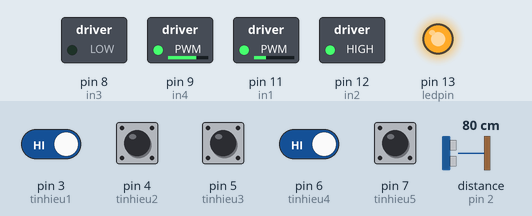
Bench run of a sketch on a simulated Arduino Uno, built with avr-gcc and run on an emulated ATmega328P. Parts: switched loads named in the sketch (green lamp = pin HIGH), output pins drawn as LEDs (lit = HIGH). Wiring (inferred from the names in the program): ultrasonic range finder: trigger pin 10; echo pin 2. The inputs (shaded band) are chosen by the test bench; at power-on: pin 3 (tinhieu1), pin 4 (tinhieu2), pin 5 (tinhieu3), pin 6 (tinhieu4), pin 7 (tinhieu5) HIGH, distance to the obstacle (sensor on pin 2) 80 cm. The echo pulse lasts 58.3 µs per cm; pins used as bus, display or sensor lines are not drawn.

Above: at 1.2 s.
1.3 s: distance to the obstacle (sensor on pin 2) set to 8 cm
2.8 s: distance to the obstacle (sensor on pin 2) set to 5 cm
At 3.3 s:
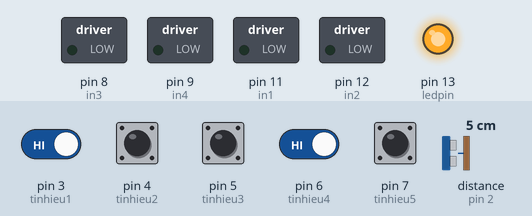
5.8 s: distance to the obstacle (sensor on pin 2) set to 9 cm
At 8.3 s:
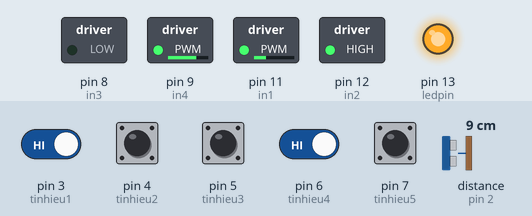
8.8 s: pin 6 (tinhieu4) driven LOW
At 9.1 s:
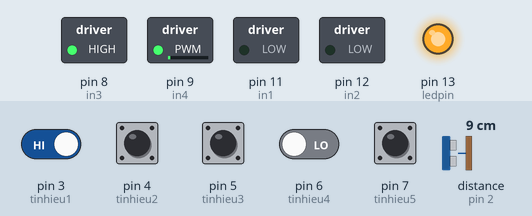
10.3 s: pin 3 (tinhieu1) driven LOW
At 11.4 s:
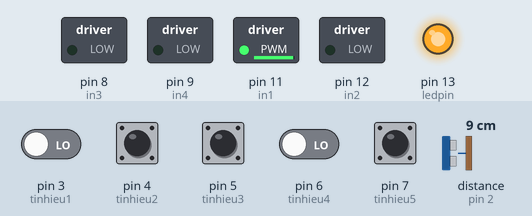
11.8 s: pin 3 (tinhieu1) driven HIGH
At 12.5 s:
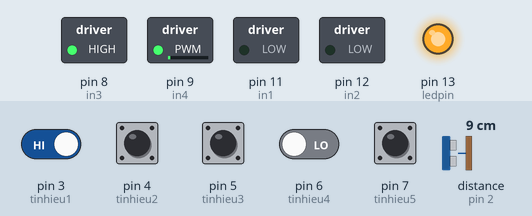
Timing chart, 0 to 14.3 s (numbered marks = the images above; inputs shaded):
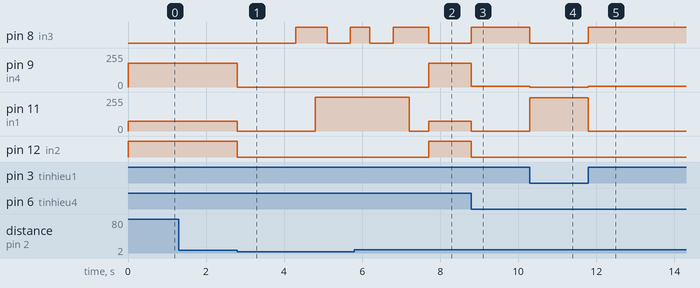

The sketch:

SRobot_Battle02_Version2_Ultra.ino
```cpp
#define ledpin  13  //test led
#define tinhieu1 3  //s1
#define tinhieu2 4  //s2
#define tinhieu3 5  //s3
#define tinhieu4 6  //s4
#define tinhieu5 7  //s5

#define in1 11       //right wheel ~
#define in2 12       //right wheel
#define in3 8      //left wheel
#define in4 9      //left wheel ~

#define trigPin  10   //Trigger pin for ultrasonic
#define echoPin  2  //Echo pin for ultrasonic

/*Commands*/
#define FW    1 //  Forward
#define SL    2 //  Slight Left
#define SR    3 //  Slight Right
#define LEFT  4 //  Left
#define RIGHT 5 //  Right
#define STP   6 //  Stop motors

/*commands for Wall-problem*/

#define W_U         11  //Wall problem U
#define W_L_Right   12  //Wall problem L turn right
#define W_L_Left    13  //Wall problem L turn left


#define MAX_SPEED 255
#define MED_SPEED 180
#define MIN_SPEED 10

#define MAX_T_PROBLEM 3  //Number of T-problems

#define MAX_WALL_PROBLEM 3  //Number of T-problems
#define WALL_DISTANCE   5    // distance to wall in cm

//Global variable
/*Identify action for each T-Problem - turning left or right*/
int t_problem_action[MAX_T_PROBLEM]={LEFT,FW,RIGHT};
int t_problem_speed[MAX_T_PROBLEM]={MAX_SPEED, MAX_SPEED ,MAX_SPEED};

/*Identify action for each Wall-Problem - turning left or right*/
int w_problem_action[MAX_WALL_PROBLEM]={W_U,W_U,W_U};
int w_problem_speed[MAX_WALL_PROBLEM]={MAX_SPEED, MAX_SPEED ,MAX_SPEED};

int problem_count;
int wall_count;
int car_speed;
boolean led_state;
void setup() {
  // put your setup code here, to run once:
  Serial.begin(9600);
  pinMode(tinhieu1, INPUT);
  pinMode(tinhieu2, INPUT);
  pinMode(tinhieu3, INPUT);
  pinMode(tinhieu4, INPUT);
  pinMode(tinhieu5, INPUT);
  pinMode(in1, OUTPUT);
  pinMode(in2, OUTPUT);
  pinMode(in3, OUTPUT);
  pinMode(in4, OUTPUT);
  pinMode(ledpin, OUTPUT);
  pinMode(trigPin, OUTPUT); // Sets the trigPin as an Output
  pinMode(echoPin, INPUT); // Sets the echoPin as an Input
  led_state = true;
  digitalWrite(ledpin,led_state);

  problem_count = 0;
  wall_count = 0;
  car_speed=MAX_SPEED;
  }
void forward()
  {
    digitalWrite(in1,HIGH);
    digitalWrite(in2,LOW);
    digitalWrite(in3,HIGH);
    digitalWrite(in4,LOW);
  }
void forward_v2(int spd)
  {
    analogWrite(in1,spd);
    digitalWrite(in2,LOW);
    digitalWrite(in3,HIGH);
    analogWrite(in4,255-spd);
  }
void backward()
  {
    digitalWrite(in1,LOW);
    digitalWrite(in2,HIGH);
    digitalWrite(in3,LOW);
    digitalWrite(in4,HIGH);
  }

void backward_v2(int spd)
  {
    analogWrite(in1,255-spd);
    digitalWrite(in2,HIGH);
    digitalWrite(in3,LOW);
    analogWrite(in4,spd);
  }
void turn_left(int spd){
    analogWrite(in1,spd);
    digitalWrite(in2,LOW);
    digitalWrite(in3,LOW);
    digitalWrite(in4,LOW);
    }
void turn_right(int spd){
    digitalWrite(in1,LOW);
    digitalWrite(in2,LOW);
    digitalWrite(in3,HIGH);
    analogWrite(in4,255-spd);
    }
void motor_stop(){
    digitalWrite(in1,LOW);
    digitalWrite(in2,LOW);
    digitalWrite(in3,LOW);
    digitalWrite(in4,LOW);
    delay(200);
  }
int distance(){
  // defines variables
  long duration;
  int dist;
  // Clears the trigPin
  digitalWrite(trigPin, LOW);
  delayMicroseconds(2);
  // Sets the trigPin on HIGH state for 10 micro seconds
  digitalWrite(trigPin, HIGH);
  delayMicroseconds(10);
  digitalWrite(trigPin, LOW);
  // Reads the echoPin, returns the sound wave travel time in microseconds
  duration = pulseIn(echoPin, HIGH);
  // Calculating the distance
  dist= duration*0.034/2;
  return dist;
}

void turn_right_90(){
  turn_right(255);
  delay(500);
}
void turn_left_90(){
  turn_left(255);
  delay(600);
}
void turn_wall_u_shape(){
  turn_right_90();
  forward_v2(255);
  delay(300);
  turn_left_90();
  forward_v2(255);
  delay(500);
  turn_left_90();
  forward_v2(255);
  delay(400);
  turn_right_90();
}
void test(){
  //turn_left(100);
  //delay(5000);
  //turn_left(255);
  //delay(1000);

  turn_right(100);
  delay(5000);
  turn_right(255);
  delay(1000);
  forward();
  delay(2000);
  backward();
  delay(2000);
}
  /*
   1, FW:     S3 == LOW
   2, SL:     S2 == LOW && S3 == LOW
   3, SR:     S3 == LOW && S4 == LOW
   4, Left:   S2 == LOW || S1 == LOW
   5, Right:  S4 == LOW || S5 == LOW
   */
int check_sensor(){
    int s1, s2, s3, s4, s5;
    int tmp = 0;
    //Serial.println(distance());
    if(distance() <= WALL_DISTANCE){
      motor_stop();
      delay(500);
      //double check the wall;
      for(int i = 0; i<1000; i++){
        tmp += distance();
      }
      //Serial.print("tmp: ");
      //Serial.println(tmp/1000);
      if (((tmp/1000) > 0) && ((tmp/1000) <= WALL_DISTANCE)){
        tmp=0;
        wall_count++;
        return W_U;//w_problem_action[(wall_count-1) % MAX_WALL_PROBLEM];
      }else{
        return FW;
      }
    }
    s1=digitalRead(tinhieu1);
    s2=digitalRead(tinhieu2);
    s3=digitalRead(tinhieu3);
    s4=digitalRead(tinhieu4);
    s5=digitalRead(tinhieu5);
    //Meet T-Problem - All sensor are LOW
    if(s1 == LOW && s2 == LOW && s3 == LOW && s4 == LOW && s5 == LOW){
      switch(t_problem_action[problem_count%MAX_T_PROBLEM]){  //Check which T-Problem is? Based on problem_count
        case LEFT:
          turn_left(MAX_SPEED);
          car_speed=t_problem_speed[problem_count%MAX_T_PROBLEM];
          delay(250);
          led_state = !led_state;
          digitalWrite(ledpin,led_state);
          problem_count++;
          return FW;
          break;
        case RIGHT:
          turn_right(MAX_SPEED);
          car_speed=t_problem_speed[problem_count%MAX_T_PROBLEM];
          delay(250);
          led_state = !led_state;
          digitalWrite(ledpin,led_state);
          problem_count++;
          return FW;
          break;
        case FW:
          car_speed=t_problem_speed[problem_count%MAX_T_PROBLEM];
          forward_v2(car_speed);
          delay(150);
          led_state = !led_state;
          digitalWrite(ledpin,led_state);
          problem_count++;
          return FW;
          break;
      }
    }else if((s1 == LOW && s2 == LOW && s3 == LOW)||(s1 == LOW && s3 == LOW) || (s1 == LOW && s2 == LOW)){  //Nga 3 phia ben TRAI, nhung di huong PHAI
      return RIGHT;
    }else if (s3 == LOW && s4 == LOW && s5 == LOW){ //Nga 3 phia ben PHAI, nhung di huong THANG
      return FW;
    }else if (s3 == LOW){
      return FW;
    }else if (s2 == LOW && s3 == LOW){
      return SL;
    }else if (s3 == LOW && s4 == LOW){
      return SR;
    }else if (s2 == LOW || s1 == LOW){
      return LEFT;
    }else if (s4 == LOW || s5 == LOW){
      return RIGHT;
    }else{
      return 0;
    }
  }

void loop() {
  // put your main code here, to run repeatedly:
  //Testing the engine
  //turn_wall_u_shape();

  switch(check_sensor()){
    case W_U: //Wall problem and turn U shape
      turn_wall_u_shape();
      break;
    case FW:
      forward_v2(car_speed);
      break;
    case SL:
      turn_left(100);
      break;
    case SR:
      turn_right(100);
      break;
    case LEFT:
      turn_left(250);
      break;
    case RIGHT:
      turn_right(250);
      break;
    default:
      backward_v2(180);
  }

}
```

Measured:
- the behaviour switches between 7 and 6 cm on distance to the obstacle (sensor on pin 2) (found by bisection; images 0 and 1)
- after the input at 1.3 s, every drawn part: stays the same
- after the input at 2.8 s, pin 8 (in3): LOW → HIGH after 1.5 s, → LOW 0.80 s later, → HIGH 0.60 s later; pin 9 (in4): 180/255 → 0/255 at once; pin 11 (in1): 75/255 → 0/255 at once, → 255/255 2.0 s later; pin 12 (in2): HIGH → LOW at once
- after the input at 5.8 s, pin 9 (in4): 0/255 → 180/255 after 1.9 s; pin 12 (in2): LOW → HIGH after 1.9 s
- after the input at 8.8 s, pin 8 (in3): LOW → HIGH at once; pin 9 (in4): 180/255 → 5/255 at once; pin 11 (in1): 75/255 → 0/255 at once; pin 12 (in2): HIGH → LOW at once
- after the input at 10.3 s, pin 8 (in3): HIGH → LOW at once; pin 9 (in4): 5/255 → 0/255 at once; pin 11 (in1): 0/255 → 250/255 at once
- after the input at 11.8 s, pin 8 (in3): LOW → HIGH at once; pin 9 (in4): 0/255 → 5/255 at once; pin 11 (in1): 250/255 → 0/255 at once
